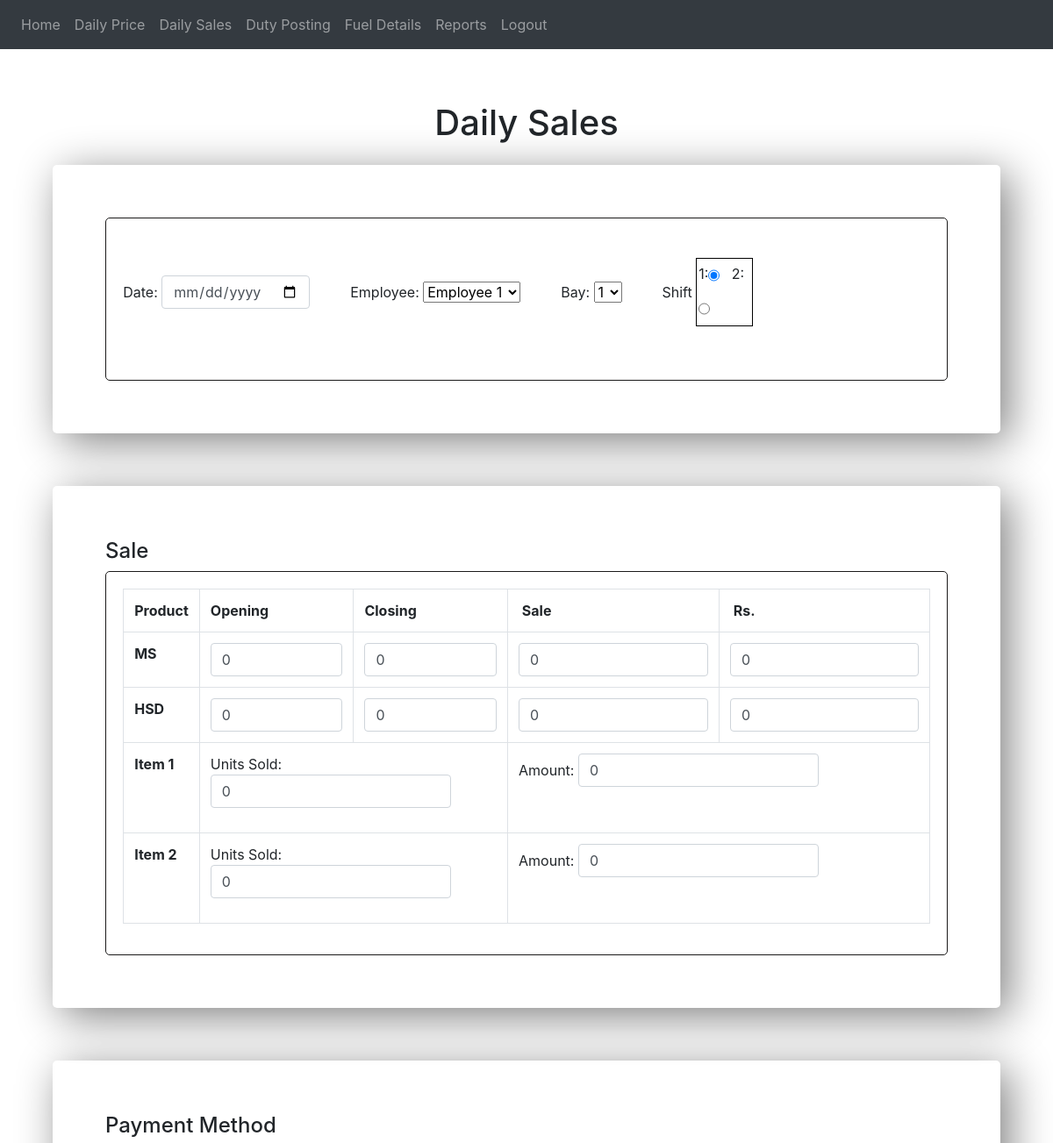
The app's page /dailysales (signed in, upper part), older data.
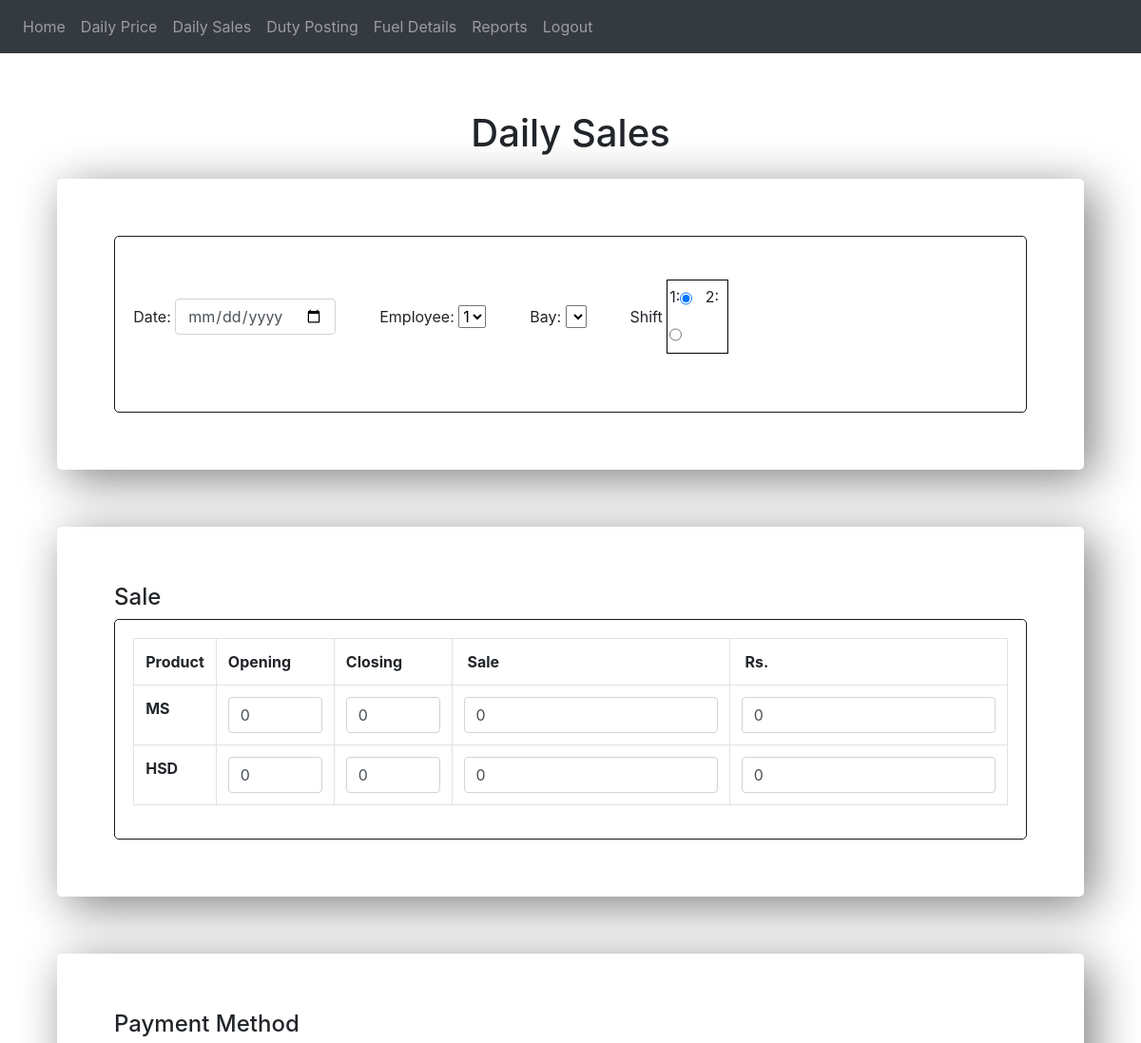
The same page, newer data.
### website/models.py (models this page shows)
class inventory(db.Model):
    inv_id = db.Column(db.Integer, primary_key = True)
    name = db.Column(db.String(150))
    stock = db.Column(db.Integer)
    price = db.Column(db.Integer)

### website/views.py (the view, shortened to what this page needs)
@views.route('/dailysales', methods=['GET','POST'])
@login_required
def dailysales():
    items = inventory.query.all()
    date = request.form.get("date")
    emp_id = request.form.get("emp_id")
    bay = request.form.get("bay")
    shift = request.form.get("shift")
    ms_opening = request.form.get("ms_opening")
    ms_closing = request.form.get("ms_closing")
    ms_sales = request.form.get("ms_sales")
    ms_amount = request.form.get("ms_amount")
    hsd_opening = request.form.get("hsd_opening")
    hsd_closing = request.form.get("hsd_closing")
    hsd_sales = request.form.get("hsd_sales")
    hsd_amount = request.form.get("hsd_amount")
    s_total = request.form.get("stotal")
    two_thousand = request.form.get("two_thousand")
    five_hundred = request.form.get("five_hundred")
    two_hundred = request.form.get("two_hundred")
    one_hundred = request.form.get("one_hundred")
    fifty = request.form.get("fifty")
    twenty = request.form.get("twenty")
    ten = request.form.get("ten")
    coins = request.form.get("coins")
    pos = request.form.get("pos")
    ufill = request.form.get("ufill")
    upi = request.form.get("upi")
    smartfleet = request.form.get("smartfleet")
    smartdrive = request.form.get("smartdrive")
    pinelabs = request.form.get("pinelabs")
    dtotal = request.form.get("dtotal")
    diff = request.form.get("diff")
    format_str = '%Y-%m-%d'
    daily = db.session.query(daily_price).filter(daily_price.date == datetime.datetime.now().strftime('%Y-%m-%d')).first()
    employees = employee.query.all()
    bays = bay_manager.query.all()
    salelist=[]
    pays = payment_methods.query.all()
    return render_template("dailysales.html",user=current_user, employees=employees, items=items, bays=bays, pays=pays, daily=daily)

### website/templates/dailysales.html (shortened to what the changed rows need)
{% extends 'base.html' %}
{% block content %}
<head>
</head>
<h1 align="center" style="margin-top: 5%;">Daily Sales</h1>
<form method="POST">
      <div
            style="margin: 5%; margin-top: 2%; border: black 2px; padding: 5%; border-radius: 5px; box-shadow: 10px 10px 50px grey">
            <div style="border: solid rgb(27, 26, 26) 1px; border-radius: 5px; padding: 2%;">
                  <div class="form-group form-inline">
                        <label for="date">Date:&nbsp;</label>
                        <input type="date" class="form-control" id="date" name="date" style="margin-right: 5%; margin-top: 5%; margin-bottom: 5%;" />
                        <label for="name">Employee:&nbsp;</label>
                        <select id = "emp_id" name="emp_id" style="margin-right: 5%; margin-top: 5%; margin-bottom: 5%;">
                              {% for employee in employees %}
                                    <option value="{{employee.emp_id}}">{{employee.name}}</option>
                              {% endfor %}
                        </select>
                        <label for="bay">Bay:&nbsp;</label>
                        <select id = "bay" name="bay" style="margin-right: 5%; margin-top: 5%; margin-bottom: 5%;">
                              {% for bay in bays %}
                                    <option value="{{bay.bay_no}}">{{bay.bay_no}}</option>
                              {% endfor %}
                        </select>
                        <label for="shift">Shift&nbsp;</label>
                        <div style="border: 1px solid black; width:7%; padding-left: 2px; padding-right: 2px;">
                        1:<input type="radio" class="form-control" id="shift" name="shift" value="1" checked="on"/>&nbsp;&nbsp;
                        2:<input type="radio" class="form-control" id="shift" name="shift" value="2"/>
                  </div>
                  </div>
            </div>
      </div>
      <div
            style="margin: 5%; margin-top: 2%; border: black 2px; padding: 5%; border-radius: 5px; box-shadow: 10px 10px 50px grey">
            <div style="border: solid rgb(27, 26, 26) 1px; border-radius: 5px; padding: 2%; overflow-x: auto;">
                  <table class="table table-bordered table-hover">
                        <tr>
                              <th style="width:auto;">
                                    Product
                              </th>
                              <th>
                                    Opening
                              </th>
                              <th>
                                    Closing
                              </th>
                              <th>
                                    &nbsp;Sale&nbsp;
                              </th>
                              <th>
                                    &nbsp;Rs.&nbsp;&nbsp;
                              </th>
                        </tr>
                        <tr>
                              <th class="w-auto">
                                    MS &nbsp;
                              </th>
                        </tr>
                        <tr>
                              <th class="w-auto">
                                    HSD &nbsp;
                              </th>
                        </tr>
                        {% for item in items %}
                        <tr>
                              <th>
                                    {{item.name}}
                              </th>
                              <td colspan="2">
                                    <div class="form-group form-inline">
                                          <label for="units_sold">Units Sold:&nbsp;</label>
                                          <input type="text" class="form-control" id="units_sold{{item.inv_id}}" name="units_sold{{item.inv_id}}"
                                                style="margin-right: 10%;" value="0" onchange="calc1({{item.inv_id}},{{item.price}})" required/>
                                    </div>
                              </td>
                              <td colspan="2">
                                    <div class="form-group form-inline">
                                          <label for="units_sale" id="unit_price{{item.inv_id}}" value="item.price">Amount:&nbsp;</label>
                                          <input type="text" class="form-control" id="units_sale{{item.inv_id}}" name="units_sale{{item.inv_id}}"
                                                style="margin-right: 10%;" value="0" required/>
                                    </div>
                              </td>
                        </tr>
                        {% endfor %}
                  </table>
            </div>
      </div>
      </div>
{% endblock %}

Row changes from the older to the newer data that the page shows:
removed inventory: name "Item 1"
removed inventory: name "Item 2"
Text that changed along with them:
form field emp_id: "Employee 1" → "1"
form field bay: "1" → (not shown)
